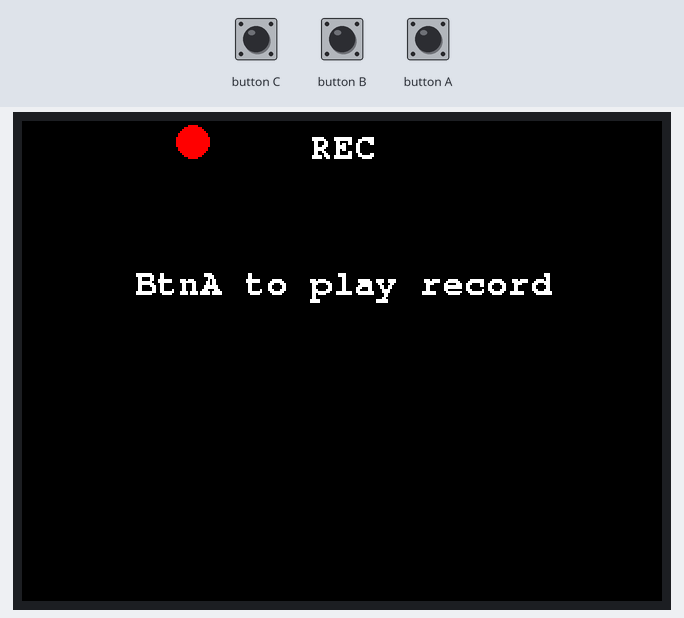
The sketch below on a simulated ESP32. On the bench: 320×240 colour display. Inputs (shaded band) come from the test bench.

Above: at 1.3 s.
1.4 s: button A pressed for 0.15 s
Timing chart, 0 to 4.4 s (numbered marks = the images above; inputs shaded):
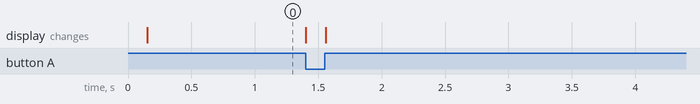

The sketch:

06_Mic.ino
```cpp
#include "M5Unified.h"

// https://docs.m5stack.com/en/arduino/m5sticks3/mic

static constexpr const size_t record_number = 256;
static constexpr const size_t record_length = 256;
static constexpr const size_t record_size = record_number * record_length;
static constexpr const size_t record_samplerate = 18000;
static size_t rec_record_idx = 2;
static size_t draw_record_idx = 0;
static int16_t *rec_data;
static int32_t w;

static bool indicator_visible = true;
static uint32_t indicator_timer = 0;
static constexpr uint32_t indicator_interval = 500; // ms
static uint16_t indicator_color = RED;

static void updateIndicator(void)
{
    uint32_t now = millis();
    if (now - indicator_timer >= indicator_interval)
    {
        indicator_timer = now;
        indicator_visible = !indicator_visible;
    }
    if (indicator_visible)
    {
        M5.Lcd.fillCircle(85, 10, 8, indicator_color);
    }
    else
    {
        M5.Lcd.fillCircle(85, 10, 8, BLACK);
    }
}

void setup(void)
{
    M5.begin();

    M5.Power.setExtOutput(false); // Add: this line to disable the external power output

    M5.Lcd.setRotation(1);
    M5.Lcd.setTextDatum(middle_center);
    M5.Lcd.setTextColor(WHITE);
    M5.Lcd.setFont(&fonts::FreeMonoBold9pt7b);
    w = M5.Lcd.width();
    rec_data = (typeof(rec_data))heap_caps_malloc(record_size * sizeof(int16_t), MALLOC_CAP_8BIT);
    memset(rec_data, 0, record_size * sizeof(int16_t));
    M5.Speaker.setVolume(200);
    // Since the microphone and speaker cannot be used at the same time,
    // turn off the speaker here.
    M5.Speaker.end();
    M5.Mic.begin();
    indicator_color = RED;
    updateIndicator();
    M5.Lcd.drawString("REC", w / 2, 12);
    M5.Lcd.drawString("BtnA to play record", w / 2, 80);
}

void loop(void)
{
    M5.update();
    if (M5.Mic.isEnabled())
    {
        auto data = &rec_data[rec_record_idx * record_length];
        updateIndicator();
        if (M5.Mic.record(data, record_length, record_samplerate))
        {
            data = &rec_data[draw_record_idx * record_length];
            M5.Lcd.display();
            updateIndicator();
            M5.Lcd.drawString("REC", w / 2, 12);
            M5.Lcd.drawString("BtnA to play record", w / 2, 80);
            if (++draw_record_idx >= record_number)
            {
                draw_record_idx = 0;
            }
            if (++rec_record_idx >= record_number)
            {
                rec_record_idx = 0;
            }
        }
    }
    if (M5.BtnA.wasPressed())
    {
        if (M5.Speaker.isEnabled())
        {
            while (M5.Mic.isRecording())
            {
                delay(1);
            }
            M5.Lcd.clear();
            indicator_color = GREEN;
            indicator_visible = true;
            indicator_timer = millis();
            updateIndicator();
            M5.Lcd.drawString("PLAY", w / 2, 12);
            // Since the microphone and speaker cannot be used at the same time,
            // turn off the microphone here.
            M5.Mic.end();
            M5.Speaker.begin();
            int start_pos = rec_record_idx * record_length;
            if (start_pos < record_size)
            {
                M5.Speaker.playRaw(&rec_data[start_pos],
                                   record_size - start_pos,
                                   record_samplerate, false, 1, 0);
            }
            if (start_pos > 0)
            {
                M5.Speaker.playRaw(rec_data, start_pos, record_samplerate,
                                   false, 1, 0);
            }
            do
            {
                delay(1);
                M5.update();
                updateIndicator();
            } while (M5.Speaker.isPlaying());
            // Since the microphone and speaker cannot be used at the same time,
            // turn off the speaker here.
            M5.Speaker.end();
            M5.Mic.begin();
            M5.Lcd.clear();
            indicator_color = RED;
            indicator_visible = true;
            indicator_timer = millis();
            updateIndicator();
            M5.Lcd.drawString("REC", w / 2, 12);
        }
    }
}
```
